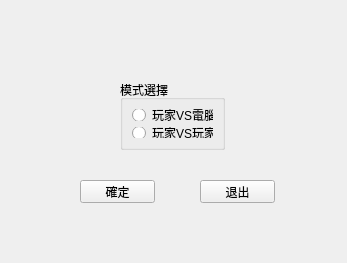
<?xml version="1.0" encoding="UTF-8"?>
<ui version="4.0">
 <class>SettingScenes</class>
 <widget class="QWidget" name="SettingScenes">
  <property name="geometry">
   <rect>
    <x>0</x>
    <y>0</y>
    <width>347</width>
    <height>263</height>
   </rect>
  </property>
  <property name="windowTitle">
   <string>模式設置</string>
  </property>
  <widget class="QGroupBox" name="groupBox">
   <property name="geometry">
    <rect>
     <x>120</x>
     <y>80</y>
     <width>105</width>
     <height>70</height>
    </rect>
   </property>
   <property name="title">
    <string>模式選擇</string>
   </property>
   <layout class="QVBoxLayout" name="verticalLayout">
    <item>
     <widget class="QRadioButton" name="radioButton">
      <property name="enabled">
       <bool>true</bool>
      </property>
      <property name="text">
       <string>玩家VS電腦</string>
      </property>
     </widget>
    </item>
    <item>
     <widget class="QRadioButton" name="radioButton_2">
      <property name="text">
       <string>玩家VS玩家</string>
      </property>
     </widget>
    </item>
   </layout>
  </widget>
  <widget class="QPushButton" name="btn_ok">
   <property name="geometry">
    <rect>
     <x>80</x>
     <y>180</y>
     <width>75</width>
     <height>23</height>
    </rect>
   </property>
   <property name="text">
    <string>確定</string>
   </property>
  </widget>
  <widget class="QPushButton" name="btn_close">
   <property name="geometry">
    <rect>
     <x>200</x>
     <y>180</y>
     <width>75</width>
     <height>23</height>
    </rect>
   </property>
   <property name="text">
    <string>退出</string>
   </property>
  </widget>
 </widget>
 <resources/>
 <connections/>
</ui>
